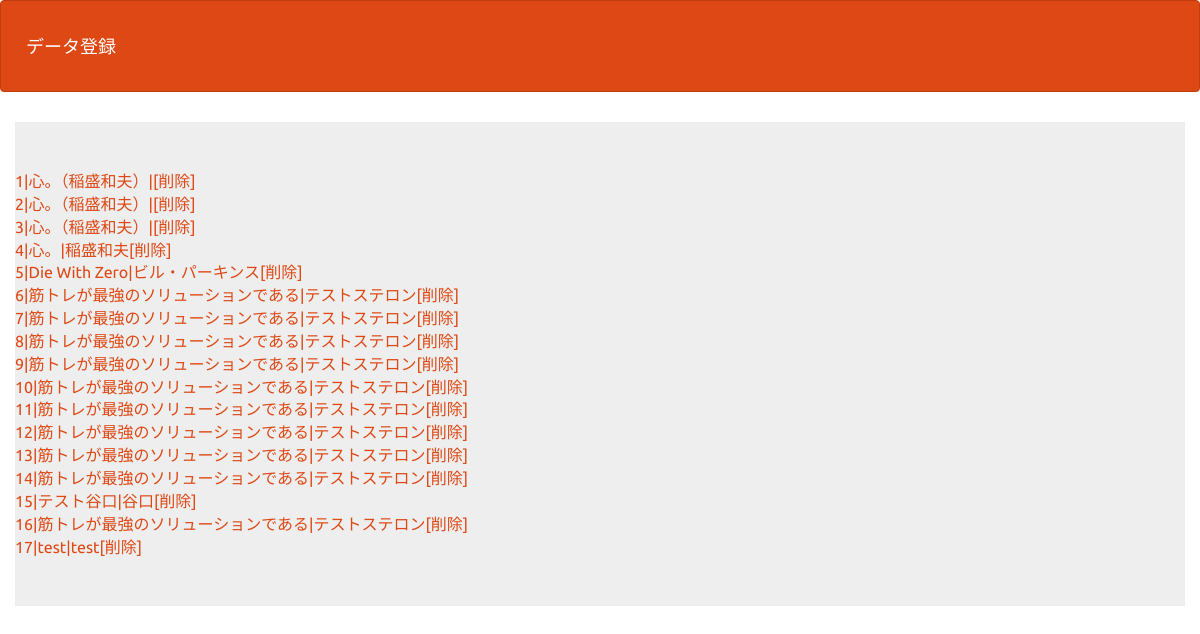
The page /select.php on the database its author committed.
### tables this page shows
CREATE TABLE `gs_bm_table` (
  `id` int(12) NOT NULL,
  `bookname` varchar(64) NOT NULL,
  `bookwriter` varchar(64) NOT NULL,
  `bookurl` text NOT NULL,
  `bookcomment` text NOT NULL,
  `regdate` datetime NOT NULL
);

### funcs.php (called while the page is built, shortened)
<?php
function h($str){
    return htmlspecialchars($str, ENT_QUOTES);
}

### select.php (the view, shortened to what this page needs)
<?php
include("funcs.php");
$pdo = db_conn();
$stmt   = $pdo->prepare("SELECT * FROM gs_bm_table");
$status = $stmt->execute();
$view="";
if($status==false) {
  sql_error($stmt);
}else{
  while( $r = $stmt->fetch(PDO::FETCH_ASSOC)){
    $view .= '<a href="bm_update_view.php?id='.h($r["id"]).'">';
    $view .= h($r["id"])."|".h($r["bookname"])."|".h($r["bookwriter"]);
    $view .= '</a>';
    $view .= '<a href="bm_delete.php?id='.h($r["id"]).'">';
    $view .= '[削除]';
    $view .= '</a>';
    $view .= '<br>';
}
}
?>
<!DOCTYPE html>
<html lang="ja">
<head>
<link rel="stylesheet" href="css/range.css">
<link href="css/bootstrap.min.css" rel="stylesheet">
</head>
<body id="main">
<header>
  <nav class="navbar navbar-default">
    <div class="container-fluid">
      <div class="navbar-header">
      <a class="navbar-brand" href="index.php">データ登録</a>
      </div>
    </div>
  </nav>
</header>
<div>
    <div class="container jumbotron"><?=$view?></div>
</div>
</body>
</html>

### select.php (style rules this page uses)
div { padding: 10px;font-size:16px; }

### rows shown on the page
gs_bm_table: value "1|心。（稲盛和夫）| [削除]"
gs_bm_table: value "2|心。（稲盛和夫）| [削除]"
gs_bm_table: value "3|心。（稲盛和夫）| [削除]"
gs_bm_table: value "4|心。|稲盛和夫 [削除]"
gs_bm_table: value "5|Die With Zero|ビル・パーキンス [削除]"
gs_bm_table: value "6|筋トレが最強のソリューションである|テストステロン [削除]"
gs_bm_table: value "7|筋トレが最強のソリューションである|テストステロン [削除]"
gs_bm_table: value "8|筋トレが最強のソリューションである|テストステロン [削除]"
gs_bm_table: value "9|筋トレが最強のソリューションである|テストステロン [削除]"
gs_bm_table: value "10|筋トレが最強のソリューションである|テストステロン [削除]"
gs_bm_table: value "11|筋トレが最強のソリューションである|テストステロン [削除]"
gs_bm_table: value "12|筋トレが最強のソリューションである|テストステロン [削除]"
gs_bm_table: value "13|筋トレが最強のソリューションである|テストステロン [削除]"
gs_bm_table: value "14|筋トレが最強のソリューションである|テストステロン [削除]"
gs_bm_table: value "15|テスト谷口|谷口 [削除]"
gs_bm_table: value "16|筋トレが最強のソリューションである|テストステロン [削除]"
gs_bm_table: value "17|test|test [削除]"
